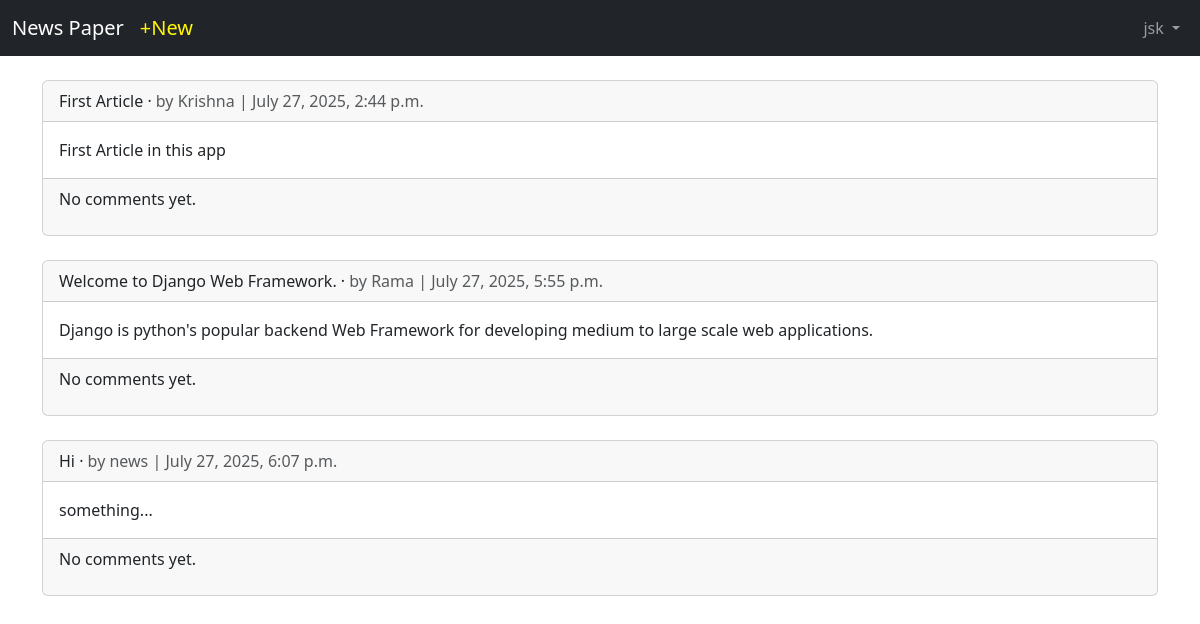
/articles/ (signed in), run on an earlier commit of the app's database.
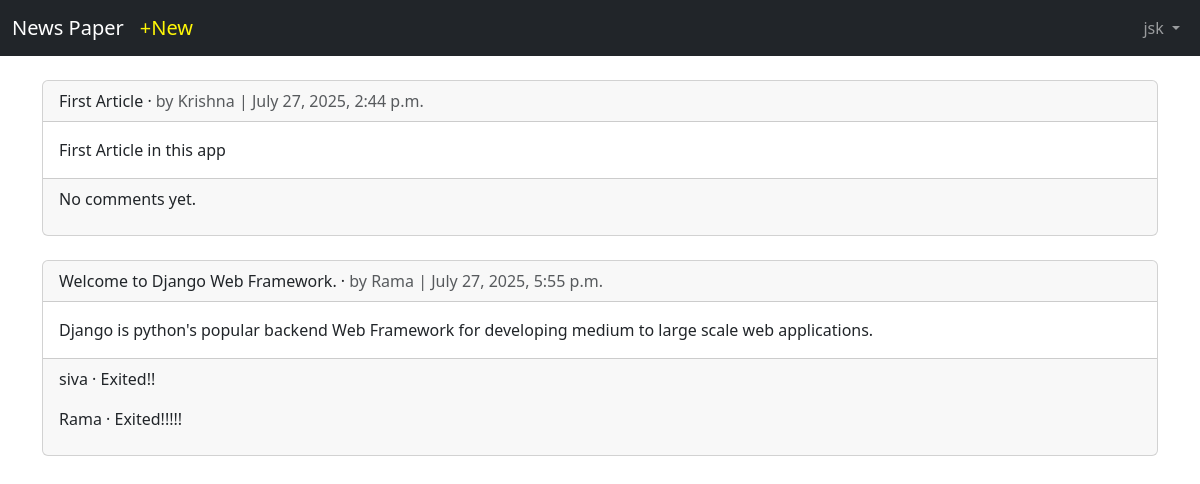
And on a later commit of the database.
### users/models.py (models this page shows)
class CustomUser(AbstractUser):
    age  = models.PositiveIntegerField(null= True, blank= True)

### articles/models.py (models this page shows, shortened)
class Article(models.Model):
    title = models.CharField(max_length=255)
    body = models.TextField()
    date = models.DateTimeField(auto_now_add=True)
    author = models.ForeignKey(
        get_user_model(),
        on_delete= models.CASCADE
    )

class Comment(models.Model):
    article = models.ForeignKey(Article, on_delete= models.CASCADE, related_name  = 'comments')
    comment = models.CharField(max_length= 150)
    author = models.ForeignKey(
        get_user_model(),
        on_delete= models.CASCADE,
    )
    def __str__(self):
        return self.comment

### articles/views.py (the view)
# urls.py: path('',ArticleListView.as_view(), name= 'article_list'),
class ArticleListView(LoginRequiredMixin,ListView):
    model = Article
    template_name = 'article_list.html'
    context_object_name = 'articles'
    login_url = 'login'

### templates/article_list.html (shortened to what this page needs)
{% extends 'base.html' %}
{% block content %}
    {% for article in articles %}
        <div class="card">
            <div class="card-header">
                <span class="font-weight-bold"> {{article.title}} </span> &middot;
                <span class="text-muted"> by {{article.author}} | {{article.date}} </span>
            </div>
            <div class="card-body">
                {{article.body}}
            </div>
            <div class="card-footer">
                {% for comment in article.comments.all %}
                    <p>
                        <span class="font-weight-bold"> {{comment.author}} &middot; </span> {{comment}}
                    </p>
                {% empty %}
                <p>No comments yet.</p>
                {% endfor %}
            </div>
        </div>
        <br>
    {% endfor %}
{% endblock content %}

### templates/base.html (shortened to what this page needs)
<!doctype html>
<html lang="en">
<head>
    <link href="https://cdn.jsdelivr.net/npm/bootstrap@5.3.3/dist/css/bootstrap.min.css" rel="stylesheet"
>
</head>
<body>
<nav class="navbar navbar-expand-md navbar-dark bg-dark mb-4">
    <div class="container-fluid">
        <a class="navbar-brand" href="{% url 'home' %}">News Paper</a>
        {% if user.is_authenticated %}
            <ul class="navbar-nav mr-auto">
                <li class="nav-item">
                    <a href="{% url 'article_new' %}" style="text-decoration: none;color: rgb(255, 247, 7);" class="navbar-brand">+New</a>
                </li>
            </ul>
        {% endif %}
        <div class="collapse navbar-collapse" id="navbarCollapse">
            {% if user.is_authenticated %}
                <ul class="navbar-nav ms-auto">
                    <li class="nav-item dropdown">
                        <a href="#" class="nav-link dropdown-toggle" id="userMenu" role="button"
                           data-bs-toggle="dropdown" aria-expanded="false">
                            {{ user.username }}
                        </a>
                    </li>
                </ul>
            {% else %}
                <div class="d-flex ms-auto">
                    <a href="{% url 'login' %}" class="btn btn-outline-secondary me-2">Log In</a>
                    <a href="{% url 'signup' %}" class="btn btn-primary">Sign Up</a>
                </div>
            {% endif %}
        </div>
    </div>
</nav>
<div class="container">
    {% block content %}
    {% endblock content %}
</div>
</body>
</html>

What changed in the data, as far as the page shows it:
removed Article: title "Hi", author "news", date "July 27, 2025, 6:07 p.m.", body "something..."
shown differently, row unchanged: Article "Welcome to Django Web Framework.": no longer shows "No comments yet."
added Comment: author "siva", comment "Exited!!", shown under Article "Welcome to Django Web Framework."
added Comment: author "Rama", comment "Exited!!!!!", shown under Article "Welcome to Django Web Framework."
